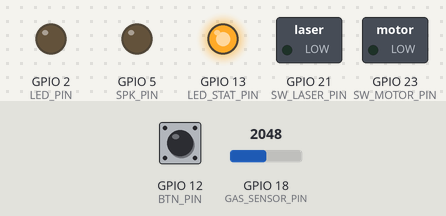
A program run on a simulated ESP32. Shown: switched loads named in the program (green lamp = pin HIGH), output pins drawn as LEDs (lit = HIGH). Dashed ring = blinking. Inputs (shaded band) come from the test bench; at power-on: GPIO 18 (GAS_SENSOR_PIN) = 2048, GPIO 12 (BTN_PIN) HIGH. What the program prints to the serial monitor is not drawn.

Above: at 1.2 s.
1.3 s: GPIO 18 (GAS_SENSOR_PIN) set to 640
4.8 s: GPIO 18 (GAS_SENSOR_PIN) set to 573
8.3 s: GPIO 12 (BTN_PIN) pulled LOW for 0.15 s
At 8.8 s:
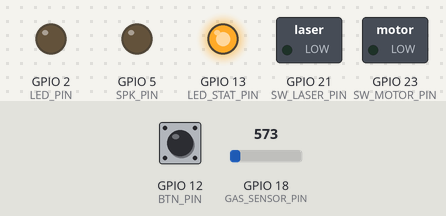
9.9 s: GPIO 12 (BTN_PIN) pulled LOW for 1 s
At 10.68 s:
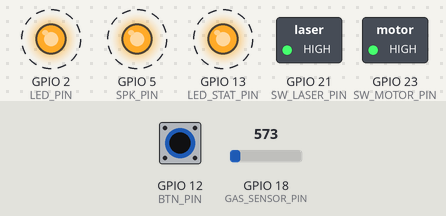
13.4 s: GPIO 12 (BTN_PIN) driven LOW
At 14.5 s:
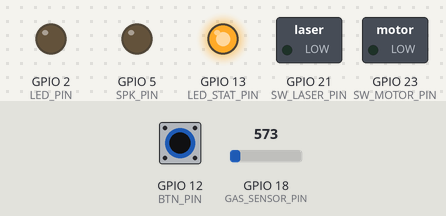
Timing chart, 0 to 16.4 s (numbered marks = the images above; inputs shaded):
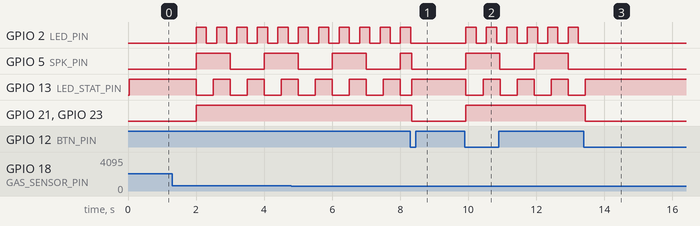

Measured:
- after the input at 8.3 s, GPIO 2 (LED_PIN): goes on until 8.3 s, then stays LOW; GPIO 5 (SPK_PIN): HIGH → LOW after 0.03 s instead of 0.70 s; GPIO 21 (SW_LASER_PIN), GPIO 23 (SW_MOTOR_PIN): HIGH → LOW at once
- after the input at 9.9 s, GPIO 2 (LED_PIN): alternates HIGH for 0.30 s and LOW for 0.30 s, starting at once; GPIO 5 (SPK_PIN): alternates HIGH for 1.0 s and LOW for 1.0 s, starting at once; GPIO 13 (LED_STAT_PIN): alternates HIGH for 0.50 s and LOW for 0.50 s, starting at once; GPIO 21 (SW_LASER_PIN), GPIO 23 (SW_MOTOR_PIN): LOW → HIGH at once
- after the input at 13.4 s, GPIO 2 (LED_PIN), GPIO 5 (SPK_PIN): stops changing and stays LOW; GPIO 13 (LED_STAT_PIN): goes on until 13.4 s, then stays HIGH; GPIO 21 (SW_LASER_PIN), GPIO 23 (SW_MOTOR_PIN): HIGH → LOW at once
- by itself, GPIO 2 (LED_PIN): alternates HIGH for 0.30 s and LOW for 0.30 s
- by itself, GPIO 5 (SPK_PIN): alternates HIGH for 1.0 s and LOW for 1.0 s
- by itself, GPIO 13 (LED_STAT_PIN): alternates HIGH for 0.50 s and LOW for 0.50 s

The program:

main.cpp
```cpp
#include <Arduino.h>
#include "config.h"
#include <WiFi.h>
#include <esp_now.h>
#include <esp_wifi.h>

// 아키텍처 개요
// - 통신: 공유기 없이 ESP-NOW 사용 예정 (브로드캐스트 형태로 "Alarm" 상태 전파)
// - 상태: Normal_mode / Alarm_mode 토글
// - 입력: BTN_PIN (눌림 시 Alarm_mode 진입 트리거)
// - 출력: LED_PIN (Alarm_mode에서 토글)
// - 시리얼: 수신된 "Alarm" 여부 및 현재 모드 로깅

enum class Mode {
  Normal = 0,
  Alarm  = 1
};

static Mode g_mode = Mode::Normal;

enum class RxSig { None = 0, Alarm, Normal };
static volatile RxSig g_lastRxSig = RxSig::None;
static uint32_t lastLedToggleMs = 0;
static uint32_t lastLedStatToggleMs = 0;
static uint32_t lastSpkToggleMs = 0;
static uint32_t lastSensorReadMs = 0;
static const uint8_t kBroadcastAddr[6] = {0xFF,0xFF,0xFF,0xFF,0xFF,0xFF};
static void onDataRecv(const uint8_t *mac, const uint8_t *data, int len);
static void onDataSent(const uint8_t *mac, esp_now_send_status_t status);
static bool initEspNow();
static void sendAlarm();
static void sendNormal();

// 버튼 상태 추적
static bool lastBtnState = true; // PULLUP 기준: true=HIGH(미눌림), false=LOW(눌림)
static uint32_t lastDebounceMs = 0;
static const uint32_t debounceDelayMs = 30;

static bool initEspNow() {
  if (esp_now_init() != ESP_OK) {
    Serial.println("[ESP-NOW] init 실패");
    return false;
  }
  esp_now_register_recv_cb(onDataRecv);
  esp_now_register_send_cb(onDataSent);

  esp_now_peer_info_t peer{};
  memcpy(peer.peer_addr, kBroadcastAddr, 6);
  peer.channel = ESPNOW_CHANNEL;
  peer.encrypt = false;
  peer.ifidx = WIFI_IF_STA;  // STA 인터페이스 사용
  if (esp_now_add_peer(&peer) != ESP_OK) {
    Serial.println("[ESP-NOW] 브로드캐스트 peer 추가 실패");
    return false;
  }
  Serial.println("[ESP-NOW] 초기화 완료");
  return true;
}

static void onDataSent(const uint8_t *mac, esp_now_send_status_t status) {
  // 필요시 로깅(간단 출력)
  // Serial.printf("[ESP-NOW] send status=%d\n", status);
}

static void onDataRecv(const uint8_t *mac, const uint8_t *data, int len) {
  if (len >= (int)strlen(ALARM_MSG) && memcmp(data, ALARM_MSG, strlen(ALARM_MSG)) == 0) {
    g_lastRxSig = RxSig::Alarm;
    Serial.println("[ESP-NOW][RX] 'alarm' 수신");
  } else if (len >= (int)strlen(NORMAL_MSG) && memcmp(data, NORMAL_MSG, strlen(NORMAL_MSG)) == 0) {
    g_lastRxSig = RxSig::Normal;
    Serial.println("[ESP-NOW][RX] 'normal' 수신");
  }
}

static void sendAlarm() {
  const uint8_t* dst = kBroadcastAddr;
  const uint8_t* payload = reinterpret_cast<const uint8_t*>(ALARM_MSG);
  size_t len = strlen(ALARM_MSG);
  esp_now_send(dst, payload, len);
  Serial.println("[ESP-NOW][TX] 'alarm' 송신");
}

static void sendNormal() {
  const uint8_t* dst = kBroadcastAddr;
  const uint8_t* payload = reinterpret_cast<const uint8_t*>(NORMAL_MSG);
  size_t len = strlen(NORMAL_MSG);
  esp_now_send(dst, payload, len);
  Serial.println("[ESP-NOW][TX] 'normal' 송신");
}

void setup() {
  Serial.begin(SERIAL_BAUD);
  while (!Serial) { ; }

  pinMode(LED_PIN, OUTPUT);
  digitalWrite(LED_PIN, LOW);

  pinMode(LED_STAT_PIN, OUTPUT);
  pinMode(SPK_PIN, OUTPUT);
  pinMode(GAS_SENSOR_PIN, INPUT);
  pinMode(SW_LASER_PIN, OUTPUT);
  pinMode(SW_MOTOR_PIN, OUTPUT);


  pinMode(BTN_PIN, INPUT_PULLUP);  // 내부 풀업 사용(눌림=LOW)
  lastBtnState = digitalRead(BTN_PIN);

  WiFi.mode(WIFI_AP_STA);
  WiFi.softAP("ESP32-ALARM", "", ESPNOW_CHANNEL, 0);  // 채널 고정(1)
  esp_wifi_set_channel(ESPNOW_CHANNEL, WIFI_SECOND_CHAN_NONE);
  if (!initEspNow()) { Serial.println("[FATAL] ESP-NOW 초기화 실패"); }
  Serial.printf("[NET] AP SSID=ESP32-ALARM, IP=%s\n", WiFi.softAPIP().toString().c_str());

  Serial.println();
  Serial.println("==== ESP32 Alarm Broadcast Project ====");
  Serial.println("- 보드: esp32dev");
  Serial.println("- 프레임워크: Arduino (PlatformIO)");
  Serial.println("- 현재 단계: STEP 1 - 프로젝트 스켈레톤 구성 완료");
  Serial.println("- 다음 단계: STEP 2 - ESP-NOW 브로드캐스트/수신 구현");
  Serial.println("채팅으로 '다음 단계 진행'을 알려주시면 ESP-NOW 구현을 진행합니다.");
  Serial.println("=======================================");
}

void loop() {
  // 1. 수신된 ESP-NOW 신호 처리
  if (g_lastRxSig == RxSig::Alarm && g_mode != Mode::Alarm) {
    g_mode = Mode::Alarm;
    Serial.println("[모드변경] Normal -> Alarm (신호수신)");
  } else if (g_lastRxSig == RxSig::Normal && g_mode != Mode::Normal) {
    g_mode = Mode::Normal;
    Serial.println("[모드변경] Alarm -> Normal (신호수신)");
  }
  g_lastRxSig = RxSig::None; // 신호 처리 후 플래그 초기화

  // 2. 버튼 입력 처리 (디바운싱)
  bool reading = digitalRead(BTN_PIN);
  if (reading != lastBtnState) {
    lastDebounceMs = millis();
    lastBtnState = reading;
  }

  if ((millis() - lastDebounceMs) > debounceDelayMs) {
    static bool lastStableState = true;
    if (reading != lastStableState) {
      lastStableState = reading;
      if (reading == LOW) { // 버튼이 눌렸을 때 (Falling Edge)
        if (g_mode == Mode::Normal) {
          g_mode = Mode::Alarm;
          Serial.println("[모드변경] Normal -> Alarm (버튼입력)");
          sendAlarm(); // 상태 변경을 다른 장치에 전파
        } else {
          g_mode = Mode::Normal;
          Serial.println("[모드변경] Alarm -> Normal (버튼입력)");
          sendNormal(); // 상태 변경을 다른 장치에 전파
        }
      }
    }
  }

  // 2.5. 센서 입력 처리 (주기적)
  if (millis() - lastSensorReadMs >= SENSOR_READ_INTERVAL_MS) {
    lastSensorReadMs = millis();
    int gasValue = analogRead(GAS_SENSOR_PIN);
    Serial.printf("[센서] Gas=%d\n", gasValue);

    if (gasValue > GAS_THRESHOLD && g_mode == Mode::Normal) {
      g_mode = Mode::Alarm;
      Serial.println("[모드변경] Normal -> Alarm (가스센서)");
      sendAlarm();
    }
    // TODO: DHT11 온도 센서 로직 추가 (핀 충돌 해결 후)
  }

  // 3. 현재 모드에 따른 출력 제어
  if (g_mode == Mode::Alarm) {
    // 알람 모드: 내장 LED 토글, 상태 LED 점멸, 스피커 비프, 레이저/모터 켬
    if (millis() - lastLedToggleMs >= LED_TOGGLE_INTERVAL_MS) {
      lastLedToggleMs = millis();
      digitalWrite(LED_PIN, !digitalRead(LED_PIN)); // 내장 LED
    }
    if (millis() - lastLedStatToggleMs >= LED_STAT_BLINK_INTERVAL_MS) {
      lastLedStatToggleMs = millis();
      digitalWrite(LED_STAT_PIN, !digitalRead(LED_STAT_PIN)); // 상태 LED
    }
    if (millis() - lastSpkToggleMs >= BEEP_INTERVAL_MS) {
      lastSpkToggleMs = millis();
      digitalWrite(SPK_PIN, !digitalRead(SPK_PIN)); // 스피커 (토글로 비프음 생성)
    }
    digitalWrite(SW_LASER_PIN, HIGH);
    digitalWrite(SW_MOTOR_PIN, HIGH);
  } else {
    // 일반 모드: 내장 LED 끔, 상태 LED 켬, 스피커/레이저/모터 끔
    digitalWrite(LED_PIN, LOW);
    digitalWrite(LED_STAT_PIN, HIGH);
    digitalWrite(SPK_PIN, LOW);
    digitalWrite(SW_LASER_PIN, LOW);
    digitalWrite(SW_MOTOR_PIN, LOW);
  }

  // 4. 주기적인 상태 정보 출력
  static uint32_t lastInfo = 0;
  if (millis() - lastInfo >= STATUS_PRINT_INTERVAL_MS) {
    lastInfo = millis();
    IPAddress ipAP  = WiFi.softAPIP();
    bool btnPressed = (digitalRead(BTN_PIN) == LOW);
    const char* modeStr = (g_mode == Mode::Alarm) ? "ALARM" : "NORMAL";

    Serial.printf("[상태] AP=%s, 모드=%s, 버튼=%s\n",
                  ipAP.toString().c_str(),
                  modeStr,
                  btnPressed ? "눌림" : "안눌림");
  }
}
//end
```

config.h
```cpp
#pragma once

// 핀 설정 (보드에 맞춰 필요시 조정)
#ifndef LED_PIN
#define LED_PIN 2           // ESP32-DevKit 내장 LED (일반적으로 GPIO2)
#endif

#ifndef BTN_PIN
#define BTN_PIN 12    // hw_description.md: btn_mode.plus = gpio12
#endif

// hw_description.md 에 따른 추가 핀 설정
#define LED_STAT_PIN 13
#define SPK_PIN 5
#define GAS_SENSOR_PIN 18 // hw_description.md: sen_gas.aout = gpio18
// Note: gpio4 충돌이 해결되었습니다. btn_mode는 gpio12로, temp 센서는 gpio4로 할당되었습니다.
#define TEMP_SENSOR_PIN 4 // hw_description.md: temp.a0= gpio4
// Note: hw_description.md 업데이트로 gpio12 충돌이 해결되었습니다.
#define SW_LASER_PIN 21 // hw_description.md: sw_laser.plus = gpio21
#define SW_MOTOR_PIN 23 // hw_description.md: sw_motor.plus = gpio23

// 시리얼 설정
#ifndef SERIAL_BAUD
#define SERIAL_BAUD 115200
#define STATUS_PRINT_INTERVAL_MS 1000
#endif

// 개발 단계 관리 (아키텍트 프로세스)
#define STEP_1_INITIALIZED 1
// 다음 단계로 진행하려면 채팅으로 승인 후, STEP_2_IMPLEMENT_ESP_NOW를 코드에서 활성화 예정
#define STEP_2_IMPLEMENT_ESP_NOW 1
#define ESPNOW_CHANNEL 1
#define LED_TOGGLE_INTERVAL_MS 300
#define LED_STAT_BLINK_INTERVAL_MS 500
#define MODE_BROADCAST_INTERVAL_MS 500
#define SENSOR_READ_INTERVAL_MS 2000
#define BEEP_INTERVAL_MS 1000
#define GAS_THRESHOLD 600
#define ALARM_MSG "alarm"
#define NORMAL_MSG "normal"
// 참고: BTN_PIN은 32(PULLUP)로 유지
```
